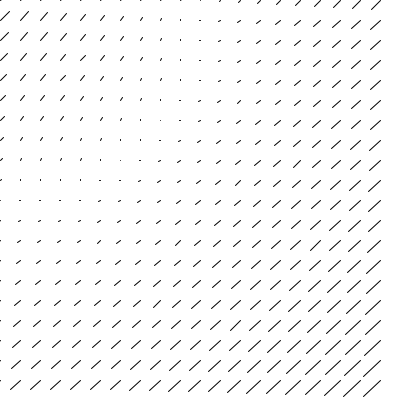
Frame 1 (no input)
Frame 60 (the mouse pressed at the canvas centre just before this capture): identical to frame 1, image omitted
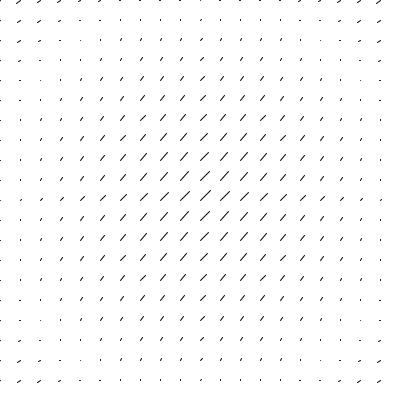
Frame 120 (the mouse held since frame 60 and released just before this capture)

The Processing sketch that drew these frames (run headless with seeded random() and noise(); from frame 60 on, the mouse is pressed at the canvas centre):

// Processing sketch: stripes
// ── stripes.pde


void setup() {
  size(400, 400);
}

void draw() {
  background(255);
  for (int x =0; x < width; x += 20) {
    for (int y = 0; y < height; y += 20) {
      float force = dist(mouseX, mouseY, x, y);
      force = map(force, 0, 400, -10, 10);
      line(x, y, x-force, y+force);
    }
  }
}
